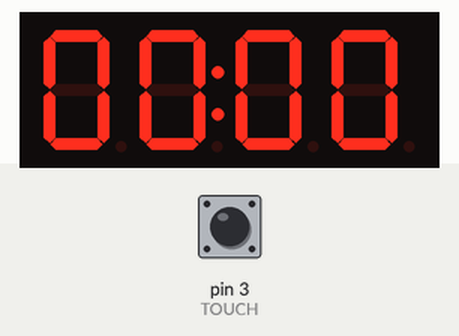
This sketch was run on a simulated Arduino Uno, built with avr-gcc and run on an emulated ATmega328P. Shown: 4-digit seven-segment display. The test bench sets the inputs (shaded band); at power-on: pin 3 (TOUCH) HIGH.

Above: at 1.2 s.
1.3 s: pin 3 (TOUCH) pulled LOW for 0.15 s
At 1.51 s:
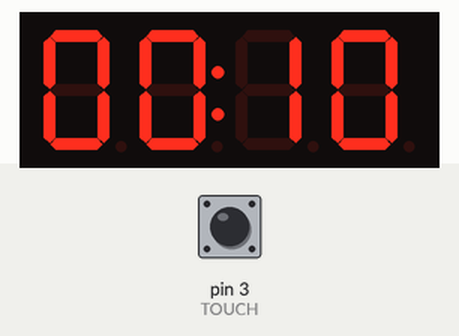
At 1.86 s:
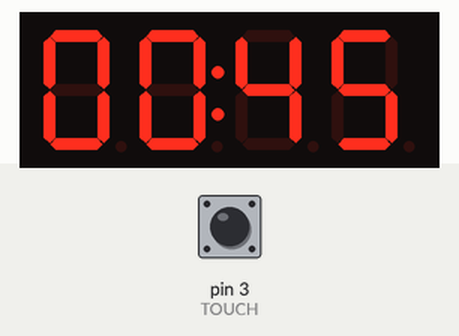

Measured:
- after the input at 1.3 s, the display: first changes after 0.17 s (image 1 shows a later state)

The sketch:

HW8_1.ino
```cpp
#include <TimerOne.h>
#include <TM1637Display.h>

#define CLK 10
#define DIO 11
#define TOUCH 3

TM1637Display fnd(CLK, DIO);
volatile uint16_t tSec = 0;
volatile uint16_t tMsec = 0;
volatile uint16_t tFlag = 0;
volatile int Touched = 0;
volatile long tPeriod;

void setup() {
  pinMode(TOUCH, INPUT_PULLUP);
  tPeriod = 50000;
  attachInterrupt(digitalPinToInterrupt(TOUCH), ISR_INT1, RISING);
  Timer1.initialize(tPeriod);
  Timer1.attachInterrupt(blinked);
  fnd.setBrightness(1);
  fnd.showNumberDecEx(0, 0x40, true);
}

void blinked(){
  if(Touched == 1){
    tMsec = tMsec + 5;
    if(tMsec == 100){
      tSec += 1;
      tMsec = 0;
    }
    tFlag = 1;
  }
  else{
    tFlag = 0;
    tMsec = 0;
    tSec = 0;
  }
}

void ISR_INT1(){
  Touched ^= 1;
}

void loop() {
  uint16_t num = 0;
  uint16_t dot = 0x40;
  if(tFlag == 1 && Touched == 1){
    num = tSec * 100 + tMsec;
    dot = ((tMsec % 50) == 0) ? 0 : 0x40; // 0.5초 마다 깜빡
    fnd.showNumberDecEx(num, dot, true);
    tFlag = 0;
  }
}
```
